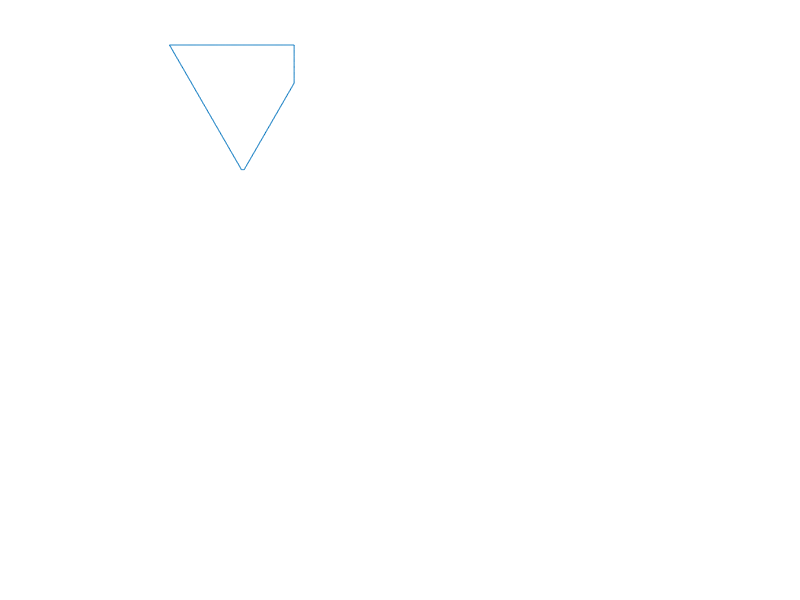
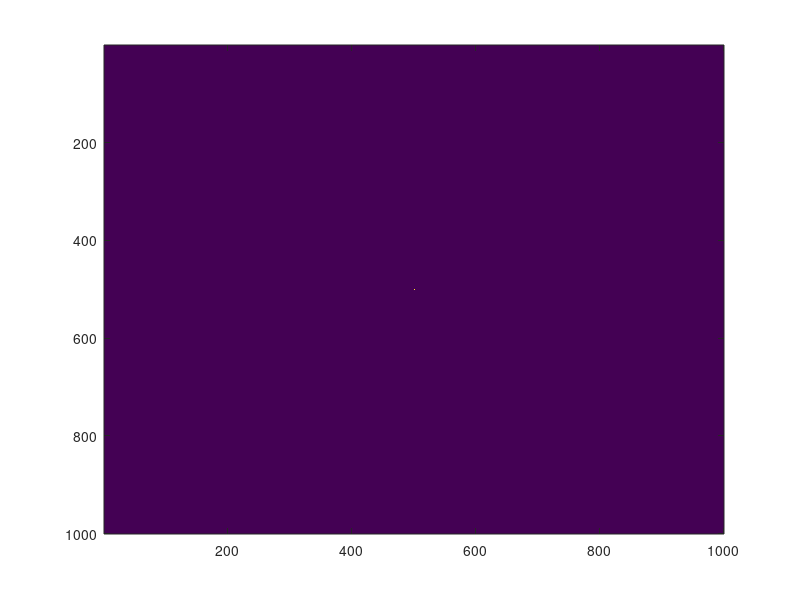

Source code (MATLAB) for these figures, in order:
clear all; close all; clc;

%Creating the background
N = 1000;
M = 1000;
whiteImage = 255 * ones(N, M, 'uint8');
imshow(whiteImage);

%%
%Creating the triangle for us

slope = sqrt(3);
side_length = 300;

%Building our background image
rows        = side_length*2;
columns     = rows;
x_pos = (0:(side_length/2)-0.1);
x_neg = (side_length/2:side_length);
%y = mx + b form
y_pos = (slope.*x_pos);
y_neg = (-slope .*x_neg)+(side_length * sqrt(3));

%Combining the two vectors together.
y = horzcat(y_pos,y_neg);
x = horzcat(x_pos,x_neg);
z = ones(1,length(x));
y_zero = zeros(1,length(x));

y = uint8(y);
x = uint8(x);

 
aperature_1(2,:) = y;
aperature_1(1,:) = x;
aperature_1(3,:) = zeros(1,length(x));

aperature_2(2,:) = y_zero;
aperature_2(1,:) = x;
aperature_2(3,:) = zeros(1,length(x));


% figure(1);
% plot(x_pos,y_pos)
% figure(2);
% plot(x_neg,y_neg)
% figure(3);
%figure(1);
line(x,y,z)
hold on;
line(x,y_zero,z)
 
% figure(2);
% mesh(aperature)


figure(3);
A = fft2(whiteImage);
imagesc(abs(fftshift(A)))


